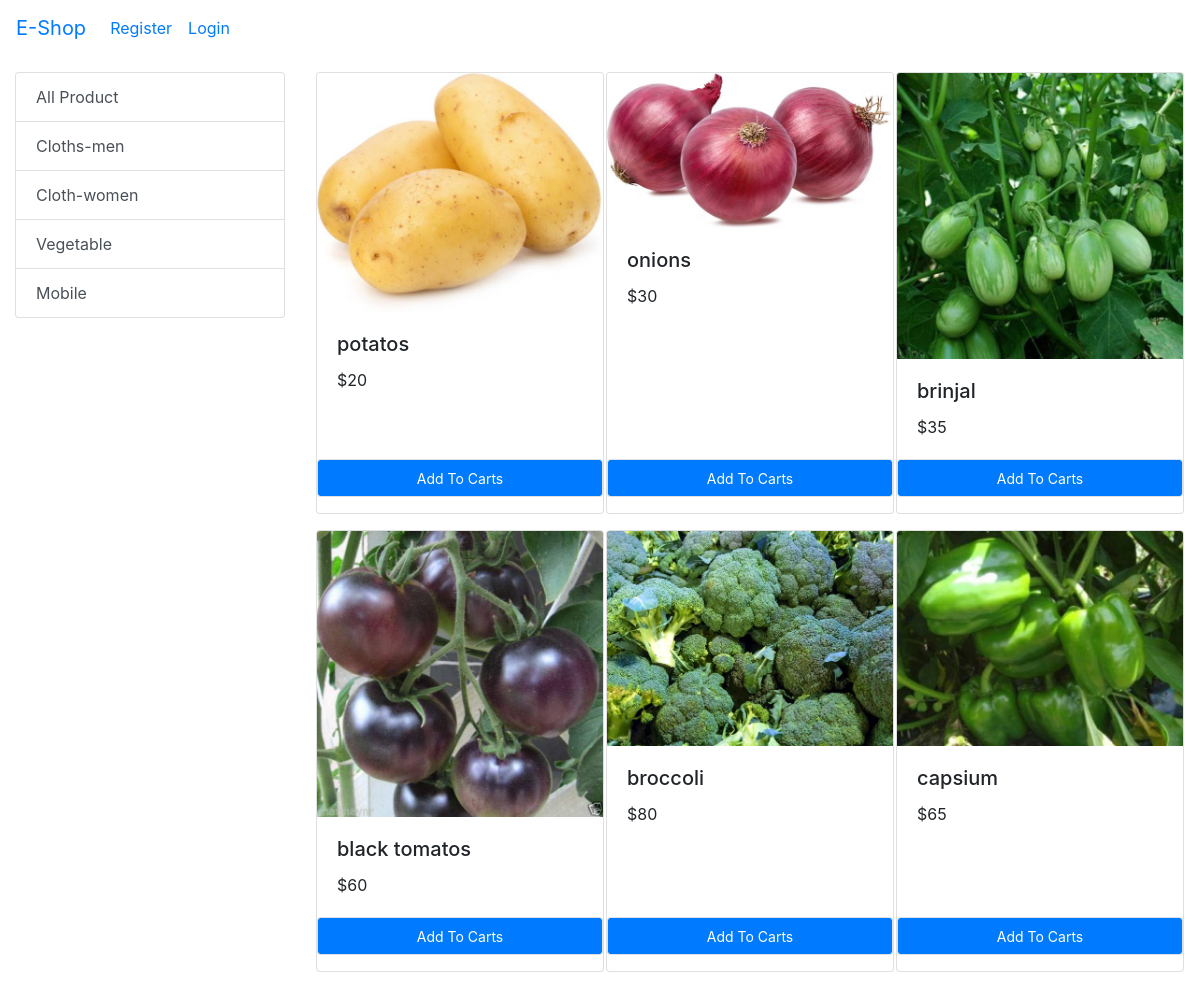
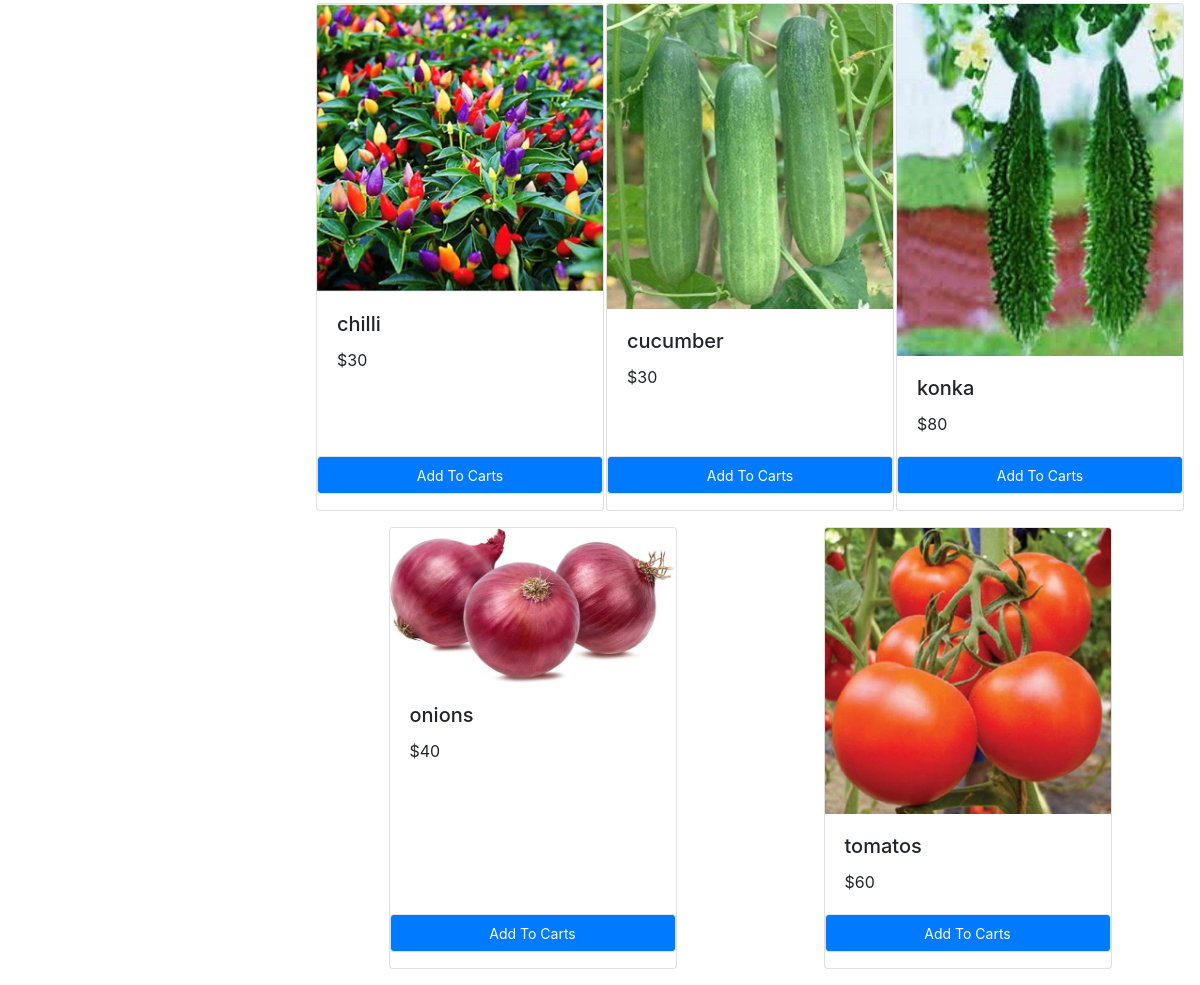
The app's page /?category=4 with its own data (2 pictures, top to bottom).
### store/models.py (models this page shows, shortened)
class Category(models.Model):
    name = models.CharField(max_length=20)
    @staticmethod
    def get_all_categories():
        return Category.objects.all()

class Product(models.Model):
    name = models.CharField(max_length=100)
    price = models.IntegerField(default=0)
    category = models.ForeignKey(Category, on_delete=models.CASCADE, default=1)
    description = models.CharField(max_length=200, default='', null=True, blank=True)
    image = models.ImageField(upload_to='products/')
    @staticmethod
    def get_all_products_by_categoryid(category_id):
        if category_id:
            return Product.objects.filter(category=category_id)
        else:
            return Product.get_all_products()

### store/views.py (the view, shortened to what this page needs)
# urls.py: path('',Index.as_view(),name='index'),
class Index(View):
    def get(self,request):
        cart = request.session.get('cart')
        if not cart:
            request.session['cart'] = {}
        categories = Category.get_all_categories()
        categoryid = request.GET.get('category')
        if categoryid:
            products = Product.get_all_products_by_categoryid(categoryid)
        else:
            products = Product.get_all_products()
        print('you are : ',
              request.session.get('email'))  # here we want to who save login. the customer save in the session
        return render(request, 'index.html', {'products': products, 'categories': categories})

### store/templatetags/cart.py (called while the page is built)
@register.filter(name='is_in_cart')
def is_in_cart(product,cart):
    keys = cart.keys()
    for id in keys:
        if int(id) == product.id:
            return True
    return False;

@register.filter(name='currency')
def currency(number):
    return '$'+str(number)

### store/templates/index.html (shortened to what this page needs)
{% extends 'base.html' %}
{% block body %}
{% load cart %}
    <div class="container-fluid mt-3">
      <div class="row">
        <div class="col-lg-3 max-auto">
          <div class="list-group">
            <a href="/" class="list-group-item list-group-item-action ">All Product</a>
            {% for category in categories%}
            <a href="/?category={{category.id}}" class="list-group-item list-group-item-action ">{{category.name}}</a>
            {% endfor %}
          </div>
        </div>
        <div id="product" class="col-lg-9 mx-auto">
          <div class="row mx-auto" >
            {% for product in products %}
            <div class="card mx-auto mb-3" id="{{product.id}}" style="width: 18rem;">
              <img src="{{product.image.url}}" class="card-img-top" alt="">
              <div class="card-body">
                <h5 class="card-title">{{ product.name}}</h5>
                <p class="card-text">{{ product.price|currency}}</p>
              </div>
              <div class="card-foter p-0 ">
                {% if product|is_in_cart:request.session.cart %}
                <div class="row no-gutters">
                  <form action="/#{{product.id}}" method="POST" class="col-2">
                    {% csrf_token %}
                    <input hidden type="text" name="product" value="{{product.id}}">
                    <input hidden type="number" name="remove" value="-1">
                    <input type="submit" class=" btn btn-block btn-secondary"  value=" - ">
                  </form>
                  <div class="text-center col">{{ product|cart_quantity:request.session.cart }} in cart</div>
                  <form action="/#{{product.id}}" method="POST" class="col-2">
                    {% csrf_token %}
                    <input hidden type="text" name="product" value="{{product.id}}">
                    <input type="submit" class=" btn btn-block btn-secondary"  value=" + ">
                  </form>
                </div>
                {% else %}
                <form action="/#{{product.id}}" method="POST" class="btn-block">
                  <input type="submit" class="btn btn-primary border btn-sm form-control" value="Add To Carts">
                </form>
                {% endif %}
            </div>
            </div>
            {% endfor %}
        </div>
        </div>
      </div>
{% endblock %}

### records on screen
Category: name "Cloths-men"
Category: name "Cloth-women"
Category: name "Vegetable"
Category: name "Mobile"
Product: image (picture), name "potatos", price "$20"
Product: image (picture), name "onions", price "$30"
Product: image (picture), name "brinjal", price "$35"
Product: image (picture), name "black tomatos", price "$60"
Product: image (picture), name "broccoli", price "$80"
Product: {{ product.id }} 18 (drawn), image (picture), name "capsium", price "$65"
Product: image (picture), name "chilli", price "$30"
Product: image (picture), name "cucumber", price "$30"
Product: image (picture), name "konka", price "$80"
Product: image (picture), name "onions", price "$40"
Product: image (picture), name "tomatos", price "$60"
